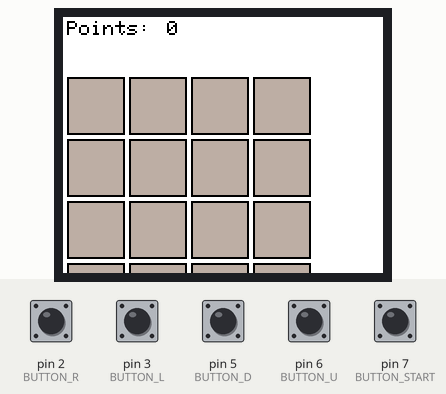
A sketch run on a simulated Arduino Uno, built with avr-gcc and run on an emulated ATmega328P. Shown: 160×128 colour display. The test bench sets the inputs (shaded band); at power-on: pin 2 (BUTTON_R), pin 3 (BUTTON_L), pin 5 (BUTTON_D), pin 6 (BUTTON_U), pin 7 (BUTTON_START) LOW. Random numbers use the default seed unless the sketch sets one.

Above: at 1.2 s.
1.3 s: pin 7 (BUTTON_START) pulled HIGH for 0.15 s
At 2.6 s:
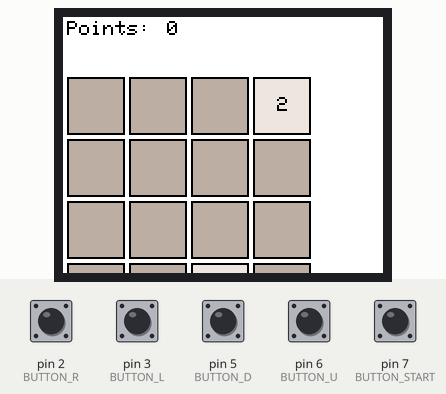
2.9 s: pin 2 (BUTTON_R) pulled HIGH for 0.15 s
At 3.5 s:
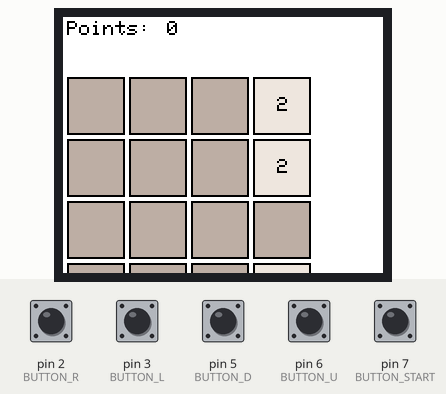
4.6 s: pin 5 (BUTTON_D) pulled HIGH for 0.15 s
At 6.0 s:
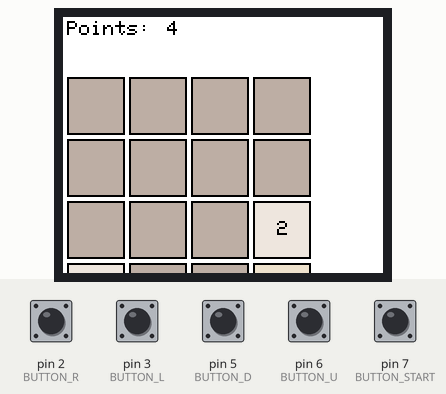
6.3 s: pin 3 (BUTTON_L) pulled HIGH for 0.15 s
At 7.3 s:
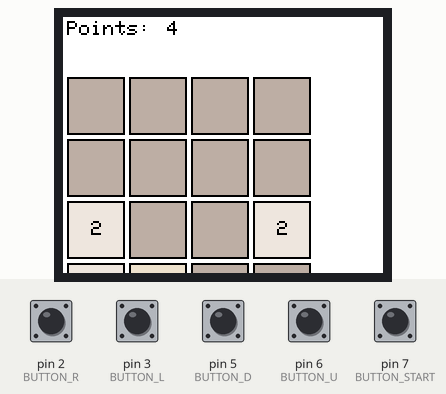
8.0 s: pin 6 (BUTTON_U) pulled HIGH for 0.15 s
At 8.6 s:
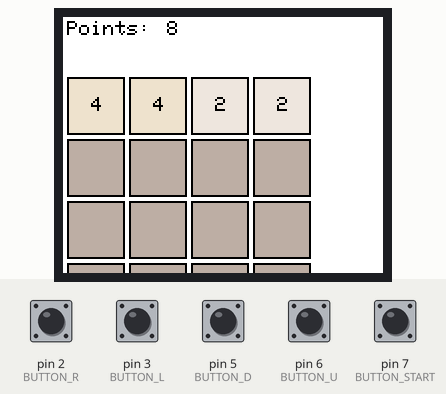
9.7 s: pin 2 (BUTTON_R) pulled HIGH for 1 s
At 11.2 s:
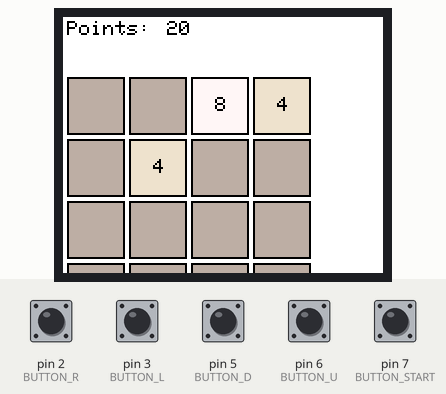
Timing chart, 0 to 12.7 s (numbered marks = the images above; inputs shaded):
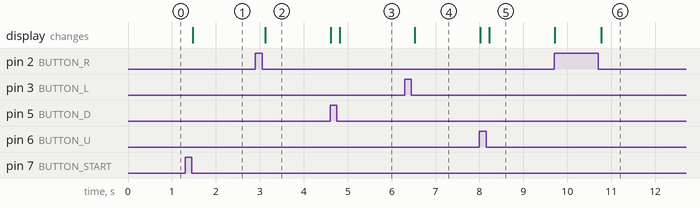

Measured:
- after the input at 1.3 s, the display: changes after 0.17 s (image 1)
- after the input at 2.9 s, the display: changes after 0.22 s (image 2)
- after the input at 4.6 s, the display: first changes at once (image 3 shows a later state)
- after the input at 6.3 s, the display: changes after 0.22 s (image 4)
- after the input at 8.0 s, the display: first changes at once (image 5 shows a later state)
- after the input at 9.7 s, the display: first changes at once (image 6 shows a later state)

The sketch:

Arduino_2048.ino
```cpp
// (licence header left out)
#include <TFT.h>
#include <SPI.h>

#include "Game_2048.h"

// pin definition for the Uno
#define cs   10
#define dc   9
#define rst  8

// pin definition for the Leonardo
// #define cs   7
// #define dc   0
// #define rst  1

#define BUTTON_START 7
#define BUTTON_U 6
#define BUTTON_D 5
#define BUTTON_L 3
#define BUTTON_R 2

TFT TFTscreen = TFT(cs, dc, rst);

String tileValueString;
char tileValueCharArray[5];

Game_2048 game_2048;

void setup() {
  pinMode(BUTTON_START, INPUT);
  pinMode(BUTTON_U, INPUT);
  pinMode(BUTTON_D, INPUT);
  pinMode(BUTTON_L, INPUT);
  pinMode(BUTTON_R, INPUT);

  randomSeed(analogRead(0));

  TFTscreen.begin();

  TFTscreen.setRotation(2);

  TFTscreen.background(255, 255, 255);

  TFTscreen.stroke(0, 0, 0);
  TFTscreen.fill(0, 0, 0);

  drawPoints();
  drawMatrix();

  //getAvailableCells();
}

void loop() {

  if ( digitalRead(BUTTON_START) == HIGH ) {
    pressedButtonStart();
  } else if ( digitalRead(BUTTON_U) == HIGH && game_2048.isGameStarted() ) {
    pressedButtonU();
  } else if ( digitalRead(BUTTON_D) == HIGH && game_2048.isGameStarted() ) {
    pressedButtonD();
  } else if ( digitalRead(BUTTON_L) == HIGH && game_2048.isGameStarted() ) {
    pressedButtonL();
  } else if ( digitalRead(BUTTON_R) == HIGH && game_2048.isGameStarted() ) {
    pressedButtonR();
  }

  if ( game_2048.needsOutputRefresh() ) {
    drawMatrix();
  }
}

void pressedButtonL() {
  delay(10);

  if (digitalRead(BUTTON_L) == HIGH) {

    erasePoints();
    game_2048.moveCellsL();
    drawPoints();

    while (digitalRead(BUTTON_L) == HIGH) {
      delay(10);
    }

    delay(50);
  }
}

void pressedButtonR() {
  delay(10);

  if (digitalRead(BUTTON_R) == HIGH) {

    erasePoints();
    game_2048.moveCellsR();
    drawPoints();

    while (digitalRead(BUTTON_R) == HIGH) {
      delay(10);
    }

    delay(50);
  }
}

void pressedButtonU() {
  delay(10);

  if (digitalRead(BUTTON_U) == HIGH) {

    erasePoints();
    game_2048.moveCellsU();
    drawPoints();

    while (digitalRead(BUTTON_U) == HIGH) {
      delay(10);
    }

    delay(50);
  }
}

void pressedButtonD() {
  delay(10);

  if (digitalRead(BUTTON_D) == HIGH) {

    erasePoints();
    game_2048.moveCellsD();
    drawPoints();

    while (digitalRead(BUTTON_D) == HIGH) {
      delay(10);
    }

    delay(50);
  }
}

void pressedButtonStart() {
  delay(10);

  if (digitalRead(BUTTON_START) == HIGH) {
    game_2048.startGame();

    while (digitalRead(BUTTON_START) == HIGH) {
      delay(10);
    }
  }
}

void drawMatrix() {
  int xOffset;
  int posX;
  int posY;
  unsigned int actCell = 0;

  for (unsigned int row = 0; row < 4; row++) {
    for (unsigned int col = 0; col < 4; col++) {
      posX = col * 31 + 2;
      posY = row * 31 + 30;
      actCell = game_2048.getCell( row, col);
      switch ( actCell ) {
        case 2:
          xOffset = 12;
          TFTscreen.fill(0xEE, 0xE4, 0xDA);
          break;
        case 4:
          xOffset = 12;
          TFTscreen.fill(0xED, 0xE0, 0xc8);
          break;
        case 8:
          xOffset = 12;
          TFTscreen.fill(0xF9, 0xF6, 0xF2);
          break;
        case 16:
          xOffset = 8;
          TFTscreen.fill(0xF5, 0x95, 0x63);
          break;
        case 32:
          xOffset = 9;
          TFTscreen.fill(0xF6, 0x7C, 0x5F);
          break;
        case 64:
          xOffset = 9;
          TFTscreen.fill(0xF6, 0x5E, 0x3B);
          break;
        case 128:
          xOffset = 6;
          TFTscreen.fill(0xED, 0xCF, 0x72);
          break;
        case 256:
          xOffset = 6;
          TFTscreen.fill(0xED, 0xCC, 0x61);
          break;
        case 512:
          xOffset = 6;
          TFTscreen.fill(0xED, 0xC8, 0x50);
          break;
        case 1024:
          xOffset = 3;
          TFTscreen.fill(0xED, 0xC5, 0x3F);
          break;
        case 2048:
          xOffset = 3;
          TFTscreen.fill(0xED, 0xC2, 0x2E);
          break;
        default:
          TFTscreen.fill(0xBB, 0xAD, 0xA0);
      }
      TFTscreen.rect( posX, posY, 29, 29);
      if ( !game_2048.isGameLost() && !game_2048.isGameWon() && ( actCell > 0 ) ) {
        tileValueString = String( actCell );
        tileValueString.toCharArray(tileValueCharArray, 5);
        TFTscreen.text( tileValueCharArray , posX + xOffset, posY + 10 );
      }
    }
  }

  if ( game_2048.isGameLost() ) {
    drawGameOver();
  }

  if ( game_2048.isGameWon() ) {
    drawGameWon();
  }

  game_2048.outputRefreshed();
}

void drawPoints() {
  TFTscreen.setTextSize(1);
  // write the text to the top left corner of the screen
  TFTscreen.text("Points: ", 2, 2);

  tileValueString = String( game_2048.getPoints() );
  tileValueString.toCharArray(tileValueCharArray, 7);
  TFTscreen.text( tileValueCharArray, 52, 2);
}

void erasePoints() {
  TFTscreen.stroke(255,255,255);

  tileValueString = String( game_2048.getPoints() );
  tileValueString.toCharArray(tileValueCharArray, 7);
  TFTscreen.text( tileValueCharArray, 52, 2);

  TFTscreen.stroke(0,0,0);
}

void drawGameOver() {
  char gameOverStr[10] = "Game Over";
  char gameOverChar[2] = " ";

  int posX;

  for (unsigned int col = 0; col < 4; col++) {
    posX = col * 31 + 2 + 12;

    tileValueString = String( gameOverStr[col] );
    tileValueString.toCharArray(tileValueCharArray, 5);

    TFTscreen.stroke( 0, 0, 0 );
    TFTscreen.text( tileValueCharArray, posX, 1 * 31 + 30 + 10 );
  }

  for (unsigned int col = 0; col < 4; col++) {
    posX = col * 31 + 2 + 12;

    tileValueString = String( gameOverStr[col + 5 ] );
    tileValueString.toCharArray(tileValueCharArray, 5);

    TFTscreen.stroke( 0, 0, 0 );
    TFTscreen.text( tileValueCharArray, posX, 2 * 31 + 30 + 10 );
  }
}

void drawGameWon() {
  char gameOverStr[10] = "You   Win";
  char gameOverChar[2] = " ";

  int posX;

  for (unsigned int col = 0; col < 4; col++) {
    posX = col * 31 + 2 + 12;

    tileValueString = String( gameOverStr[col] );
    tileValueString.toCharArray(tileValueCharArray, 5);

    TFTscreen.stroke( 0, 0, 0 );
    TFTscreen.text( tileValueCharArray, posX, 1 * 31 + 30 + 10 );
  }

  for (unsigned int col = 0; col < 4; col++) {
    posX = col * 31 + 2 + 12;

    tileValueString = String( gameOverStr[col + 5 ] );
    tileValueString.toCharArray(tileValueCharArray, 5);

    TFTscreen.stroke( 0, 0, 0 );
    TFTscreen.text( tileValueCharArray, posX, 2 * 31 + 30 + 10 );
  }
}
```

Game_2048.cpp
```cpp
// (licence header left out)
#include "Game_2048.h"

unsigned int cells[16] = { 0, 0, 0, 0, 0, 0, 0, 0, 0, 0, 0, 0, 0, 0, 0, 0 };
bool availableCells[16];
int countAvailableCells;

unsigned long points = 0;

bool gameChanged = false;

bool gameStarted = false;
bool gameLost = false;
bool gameWon = false;

bool Game_2048::isGameStarted() {
  return gameStarted;
}

bool Game_2048::isGameLost() {
  return gameLost;
}

bool Game_2048::isGameWon() {
  return gameWon;
}

bool Game_2048::needsOutputRefresh() {
  return gameChanged;
}

void Game_2048::outputRefreshed() {
  gameChanged = false;
}

unsigned long Game_2048::getPoints() {
  return points;
}

unsigned int Game_2048::getCell( unsigned int row, unsigned int col) {
  return cells[row *4 + col];
}

void Game_2048::moveCellsL() {
  LineOfCells loc;
  loc.cellMoved = false;

  for (unsigned int row = 0; row < 4; row++) {
    loc.cellInLine[0] = cells[ 4 * row + 0 ];
    loc.cellInLine[1] = cells[ 4 * row + 1 ];
    loc.cellInLine[2] = cells[ 4 * row + 2 ];
    loc.cellInLine[3] = cells[ 4 * row + 3 ];
    loc = moveCells( loc );
    cells[ 4 * row + 0 ] = loc.cellInLine[0];
    cells[ 4 * row + 1 ] = loc.cellInLine[1];
    cells[ 4 * row + 2 ] = loc.cellInLine[2];
    cells[ 4 * row + 3 ] = loc.cellInLine[3];
  }

  if ( loc.cellMoved && !isGameWon() && !isGameLost() ) {
    addRandomTile();
  }
}

void Game_2048::moveCellsR() {
  LineOfCells loc;
  loc.cellMoved = false;

  for (unsigned int row = 0; row < 4; row++) {
    loc.cellInLine[0] = cells[ 4 * row + 3 ];
    loc.cellInLine[1] = cells[ 4 * row + 2 ];
    loc.cellInLine[2] = cells[ 4 * row + 1 ];
    loc.cellInLine[3] = cells[ 4 * row + 0 ];
    loc = moveCells( loc );
    cells[ 4 * row + 3 ] = loc.cellInLine[0];
    cells[ 4 * row + 2 ] = loc.cellInLine[1];
    cells[ 4 * row + 1 ] = loc.cellInLine[2];
    cells[ 4 * row + 0 ] = loc.cellInLine[3];
  }

  if ( loc.cellMoved && !isGameWon() && !isGameLost() ) {
    addRandomTile();
  }
}

void Game_2048::moveCellsU() {
  LineOfCells loc;
  loc.cellMoved = false;

  for (unsigned int row = 0; row < 4; row++) {
    loc.cellInLine[0] = cells[ row + 0 ];
    loc.cellInLine[1] = cells[ row + 4 ];
    loc.cellInLine[2] = cells[ row + 8 ];
    loc.cellInLine[3] = cells[ row + 12 ];
    loc = moveCells( loc );
    cells[ row + 0 ] = loc.cellInLine[0];
    cells[ row + 4 ] = loc.cellInLine[1];
    cells[ row + 8 ] = loc.cellInLine[2];
    cells[ row + 12 ] = loc.cellInLine[3];
  }

  if ( loc.cellMoved && !isGameWon() && !isGameLost() ) {
    addRandomTile();
  }
}

void Game_2048::moveCellsD() {
  LineOfCells loc;
  loc.cellMoved = false;

  for (unsigned int row = 0; row < 4; row++) {
    loc.cellInLine[0] = cells[ row + 12 ];
    loc.cellInLine[1] = cells[ row + 8 ];
    loc.cellInLine[2] = cells[ row + 4 ];
    loc.cellInLine[3] = cells[ row + 0 ];
    loc = moveCells( loc );
    cells[ row + 12 ] = loc.cellInLine[0];
    cells[ row + 8 ] = loc.cellInLine[1];
    cells[ row + 4 ] = loc.cellInLine[2];
    cells[ row + 0 ] = loc.cellInLine[3];
  }

  if ( loc.cellMoved && !isGameWon() && !isGameLost() ) {
    addRandomTile();
  }
}

LineOfCells Game_2048::moveCells( LineOfCells loc ) {
  for (unsigned int arrayPos = 0; arrayPos < 4; arrayPos++) {
    if ( loc.cellInLine[arrayPos] == 0 ) {
      for (unsigned int arrayPosNext = arrayPos; arrayPosNext < 4; arrayPosNext++) {
        if ( loc.cellInLine[arrayPosNext] != 0 ) {

          loc.cellMoved = true;
          gameChanged = true;

          loc.cellInLine[arrayPos] = loc.cellInLine[arrayPosNext];
          loc.cellInLine[arrayPosNext] = 0;

          break;
        }
      }
    }
    if ( loc.cellInLine[arrayPos] > 0 ) {
      for (unsigned int arrayPosNext = arrayPos+1; arrayPosNext < 4; arrayPosNext++) {
        if ( loc.cellInLine[arrayPos] == loc.cellInLine[arrayPosNext] ) {

          points += loc.cellInLine[arrayPos] + loc.cellInLine[arrayPosNext];

          loc.cellMoved = true;
          gameChanged = true;

          loc.cellInLine[arrayPos] = loc.cellInLine[arrayPos] + loc.cellInLine[arrayPosNext];
          loc.cellInLine[arrayPosNext] = 0;

          if ( loc.cellInLine[arrayPos] == 2048 ) {
            winGame();
          }

          break;
        } else if ( loc.cellInLine[arrayPosNext] > 0 ) {
          break;
        }
      }
    }
  }

  return(loc);
}

bool furtherMovesArePossible() {
  int arrayPos;

  for (unsigned int row = 0; row < 4; row++) {
    for (unsigned int col = 0; col < 4; col++) {
      arrayPos = row * 4 + col;

      // return true if any cell is available to set a new tile
      if ( cells[arrayPos] == 0) {
        return true;
      }

      // return true if any right neighbor cell has the same value
      if ( ( col < 3 ) && ( cells[arrayPos] == cells[arrayPos + 1] ) ) {
        return true;
      }

      // return true if any lower neighbor cell has the same value
      if ( ( row < 3 ) && ( cells[arrayPos] == cells[arrayPos + 4] ) ) {
        return true;
      }
    }
  }
  return false;
}

// Adds a tile in a random position
void Game_2048::addRandomTile() {
  getAvailableCells();

  if ( countAvailableCells > 0 ) {
    unsigned int randomTile = random(10) < 9 ? 2 : 4;
    unsigned int randomPosition = random(countAvailableCells);

    insertRandomTileToAvailableCell( randomTile, randomPosition );

    getAvailableCells();
  } else {
    loseGame();
  }
}

void Game_2048::insertRandomTileToAvailableCell( unsigned int randomTile, unsigned int randomPosition ) {
  countAvailableCells = 0;

  for (unsigned int arrayPos = 0; arrayPos < 16; arrayPos++) {
    if ( availableCells[arrayPos] == true ) {
      if ( randomPosition == countAvailableCells) {
        gameChanged = true;
        cells[arrayPos] = randomTile;
        break;
      }

      countAvailableCells += 1;
    }
  }
}

void Game_2048::getAvailableCells() {
  int arrayPos;

  countAvailableCells = 0;

  for (unsigned int row = 0; row < 4; row++) {
    for (unsigned int col = 0; col < 4; col++) {
      arrayPos = row * 4 + col;
      if ( cells[arrayPos] == 0 ) {
        availableCells[arrayPos] = true;
        countAvailableCells += 1;
      } else {
        availableCells[arrayPos] = false;
      }
    }
  }
};

void Game_2048::startGame() {
  for (unsigned int arrayPos = 0; arrayPos < 16; arrayPos++) {
    cells[arrayPos] = 0;
    availableCells[arrayPos] = true;
  }

  addRandomTile();
  addRandomTile();

  gameStarted = true;
  gameLost = false;
  gameWon = false;

  points = 0;
}

void Game_2048::loseGame() {
  gameStarted = false;
  gameLost = true;
  gameWon = false;
}

void Game_2048::winGame() {
  gameStarted = false;
  gameLost = false;
  gameWon = true;
}
```

Game_2048.h
```cpp
// (licence header left out)
#ifndef Game_2048_h
#define Game_2048_h

typedef struct LineOfCells {
  bool cellMoved;
  unsigned int cellInLine[4];
} LOC;

#if defined(ARDUINO) && ARDUINO >= 100
  #include "Arduino.h"
#else
  #include "WProgram.h"
#endif

class Game_2048 {
  public:

    void startGame();

    unsigned long getPoints();

    unsigned int getCell( unsigned int row, unsigned int col);

    void moveCellsU();
    void moveCellsD();
    void moveCellsL();
    void moveCellsR();

    bool isGameStarted();
    bool isGameLost();
    bool isGameWon();

    bool needsOutputRefresh();
    void outputRefreshed();

  private:
    LineOfCells moveCells( LineOfCells loc );

    bool furtherMovesArePossible();

    void addRandomTile();

    void insertRandomTileToAvailableCell( unsigned int randomTile, unsigned int randomPosition );

    void getAvailableCells();

    void loseGame();
    void winGame();
};

#endif
```
